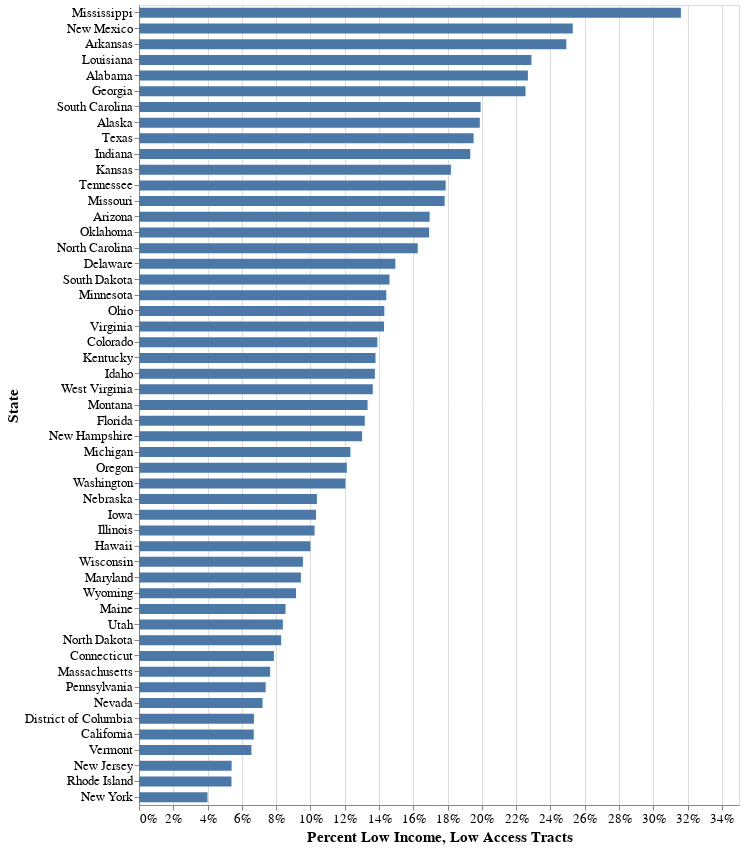

Notebook source saved alongside this figure:
### Code cell
# Visualize
alt.Chart(k).mark_bar(size=10).encode(
    y=alt.Y('State_:N', title='State', sort='-x'),
    x=alt.X('LILATracts_1And10_mean:Q', axis=alt.Axis(format='%'), title='Percent Low Income, Low Access Tracts'),
).properties(
    height=800,
    width=600
).configure_axis(
    labelFontSize=13,
    titleFontSize=15
)

### Figure 1 — Vega-Lite specification as saved in the notebook (floating-point values rounded to 4 significant figures)
{"config": {"view": {"continuousWidth": 400, "continuousHeight": 300}, "axis": {"labelFontSize": 13, "titleFontSize": 15}}, "data": {"name": "data-d91e253bc5e9923b47a17ce70dbbaa4b"}, "mark": {"type": "bar", "size": 10}, "encoding": {"x": {"axis": {"format": "%"}, "field": "LILATracts_1And10_mean", "title": "Percent Low Income, Low Access Tracts", "type": "quantitative"}, "y": {"field": "State_", "sort": "-x", "title": "State", "type": "nominal"}}, "height": 800, "width": 600, "$schema": "https://vega.github.io/schema/vega-lite/v4.17.0.json", "datasets": {"data-d91e253bc5e9923b47a17ce70dbbaa4b": [{"State_": "Alabama", "LILATracts_1And10_sum": 267, "LILATracts_1And10_count": 1177, "LILATracts_1And10_mean": 0.2268}, {"State_": "Alaska", "LILATracts_1And10_sum": 33, "LILATracts_1And10_count": 166, "LILATracts_1And10_mean": 0.1988}, {"State_": "Arizona", "LILATracts_1And10_sum": 257, "LILATracts_1And10_count": 1516, "LILATracts_1And10_mean": 0.1695}, {"State_": "Arkansas", "LILATracts_1And10_sum": 171, "LILATracts_1And10_count": 686, "LILATracts_1And10_mean": 0.2493}, {"State_": "California", "LILATracts_1And10_sum": 536, "LILATracts_1And10_count": 8008, "LILATracts_1And10_mean": 0.06693}, {"State_": "Colorado", "LILATracts_1And10_sum": 172, "LILATracts_1And10_count": 1237, "LILATracts_1And10_mean": 0.139}, {"State_": "Connecticut", "LILATracts_1And10_sum": 65, "LILATracts_1And10_count": 826, "LILATracts_1And10_mean": 0.07869}, {"State_": "Delaware", "LILATracts_1And10_sum": 32, "LILATracts_1And10_count": 214, "LILATracts_1And10_mean": 0.1495}, {"State_": "District of Columbia", "LILATracts_1And10_sum": 12, "LILATracts_1And10_count": 179, "LILATracts_1And10_mean": 0.06704}, {"State_": "Florida", "LILATracts_1And10_sum": 550, "LILATracts_1And10_count": 4176, "LILATracts_1And10_mean": 0.1317}, {"State_": "Georgia", "LILATracts_1And10_sum": 441, "LILATracts_1And10_count": 1956, "LILATracts_1And10_mean": 0.2255}, {"State_": "Hawaii", "LILATracts_1And10_sum": 32, "LILATracts_1And10_count": 320, "LILATracts_1And10_mean": 0.1}, {"State_": "Idaho", "LILATracts_1And10_sum": 41, "LILATracts_1And10_count": 298, "LILATracts_1And10_mean": 0.1376}, {"State_": "Illinois", "LILATracts_1And10_sum": 319, "LILATracts_1And10_count": 3115, "LILATracts_1And10_mean": 0.1024}, {"State_": "Indiana", "LILATracts_1And10_sum": 291, "LILATracts_1And10_count": 1506, "LILATracts_1And10_mean": 0.1932}, {"State_": "Iowa", "LILATracts_1And10_sum": 85, "LILATracts_1And10_count": 823, "LILATracts_1And10_mean": 0.1033}, {"State_": "Kansas", "LILATracts_1And10_sum": 139, "LILATracts_1And10_count": 764, "LILATracts_1And10_mean": 0.1819}, {"State_": "Kentucky", "LILATracts_1And10_sum": 153, "LILATracts_1And10_count": 1109, "LILATracts_1And10_mean": 0.138}, {"State_": "Louisiana", "LILATracts_1And10_sum": 258, "LILATracts_1And10_count": 1127, "LILATracts_1And10_mean": 0.2289}, {"State_": "Maine", "LILATracts_1And10_sum": 30, "LILATracts_1And10_count": 351, "LILATracts_1And10_mean": 0.08547}, {"State_": "Maryland", "LILATracts_1And10_sum": 131, "LILATracts_1And10_count": 1387, "LILATracts_1And10_mean": 0.09445}, {"State_": "Massachusetts", "LILATracts_1And10_sum": 112, "LILATracts_1And10_count": 1464, "LILATracts_1And10_mean": 0.0765}, {"State_": "Michigan", "LILATracts_1And10_sum": 339, "LILATracts_1And10_count": 2749, "LILATracts_1And10_mean": 0.1233}, {"State_": "Minnesota", "LILATracts_1And10_sum": 192, "LILATracts_1And10_count": 1331, "LILATracts_1And10_mean": 0.1443}, {"State_": "Mississippi", "LILATracts_1And10_sum": 208, "LILATracts_1And10_count": 658, "LILATracts_1And10_mean": 0.3161}, {"State_": "Missouri", "LILATracts_1And10_sum": 248, "LILATracts_1And10_count": 1391, "LILATracts_1And10_mean": 0.1783}, {"State_": "Montana", "LILATracts_1And10_sum": 36, "LILATracts_1And10_count": 270, "LILATracts_1And10_mean": 0.1333}, {"State_": "Nebraska", "LILATracts_1And10_sum": 55, "LILATracts_1And10_count": 530, "LILATracts_1And10_mean": 0.1038}, {"State_": "Nevada", "LILATracts_1And10_sum": 49, "LILATracts_1And10_count": 680, "LILATracts_1And10_mean": 0.07206}, {"State_": "New Hampshire", "LILATracts_1And10_sum": 38, "LILATracts_1And10_count": 292, "LILATracts_1And10_mean": 0.1301}, {"State_": "New Jersey", "LILATracts_1And10_sum": 108, "LILATracts_1And10_count": 1999, "LILATracts_1And10_mean": 0.05403}, {"State_": "New Mexico", "LILATracts_1And10_sum": 126, "LILATracts_1And10_count": 498, "LILATracts_1And10_mean": 0.253}, {"State_": "New York", "LILATracts_1And10_sum": 194, "LILATracts_1And10_count": 4855, "LILATracts_1And10_mean": 0.03996}, {"State_": "North Carolina", "LILATracts_1And10_sum": 353, "LILATracts_1And10_count": 2171, "LILATracts_1And10_mean": 0.1626}, {"State_": "North Dakota", "LILATracts_1And10_sum": 17, "LILATracts_1And10_count": 205, "LILATracts_1And10_mean": 0.08293}, {"State_": "Ohio", "LILATracts_1And10_sum": 421, "LILATracts_1And10_count": 2942, "LILATracts_1And10_mean": 0.1431}, {"State_": "Oklahoma", "LILATracts_1And10_sum": 177, "LILATracts_1And10_count": 1046, "LILATracts_1And10_mean": 0.1692}, {"State_": "Oregon", "LILATracts_1And10_sum": 100, "LILATracts_1And10_count": 825, "LILATracts_1And10_mean": 0.1212}, {"State_": "Pennsylvania", "LILATracts_1And10_sum": 237, "LILATracts_1And10_count": 3207, "LILATracts_1And10_mean": 0.0739}, {"State_": "Rhode Island", "LILATracts_1And10_sum": 13, "LILATracts_1And10_count": 241, "LILATracts_1And10_mean": 0.05394}, {"State_": "South Carolina", "LILATracts_1And10_sum": 217, "LILATracts_1And10_count": 1089, "LILATracts_1And10_mean": 0.1993}, {"State_": "South Dakota", "LILATracts_1And10_sum": 32, "LILATracts_1And10_count": 219, "LILATracts_1And10_mean": 0.1461}, {"State_": "Tennessee", "LILATracts_1And10_sum": 266, "LILATracts_1And10_count": 1487, "LILATracts_1And10_mean": 0.1789}, {"State_": "Texas", "LILATracts_1And10_sum": 1021, "LILATracts_1And10_count": 5231, "LILATracts_1And10_mean": 0.1952}, {"State_": "Utah", "LILATracts_1And10_sum": 49, "LILATracts_1And10_count": 584, "LILATracts_1And10_mean": 0.0839}, {"State_": "Vermont", "LILATracts_1And10_sum": 12, "LILATracts_1And10_count": 183, "LILATracts_1And10_mean": 0.06557}, {"State_": "Virginia", "LILATracts_1And10_sum": 269, "LILATracts_1And10_count": 1882, "LILATracts_1And10_mean": 0.1429}, {"State_": "Washington", "LILATracts_1And10_sum": 174, "LILATracts_1And10_count": 1445, "LILATracts_1And10_mean": 0.1204}, {"State_": "West Virginia", "LILATracts_1And10_sum": 66, "LILATracts_1And10_count": 484, "LILATracts_1And10_mean": 0.1364}, {"State_": "Wisconsin", "LILATracts_1And10_sum": 133, "LILATracts_1And10_count": 1391, "LILATracts_1And10_mean": 0.09561}, {"State_": "Wyoming", "LILATracts_1And10_sum": 12, "LILATracts_1And10_count": 131, "LILATracts_1And10_mean": 0.0916}]}}
